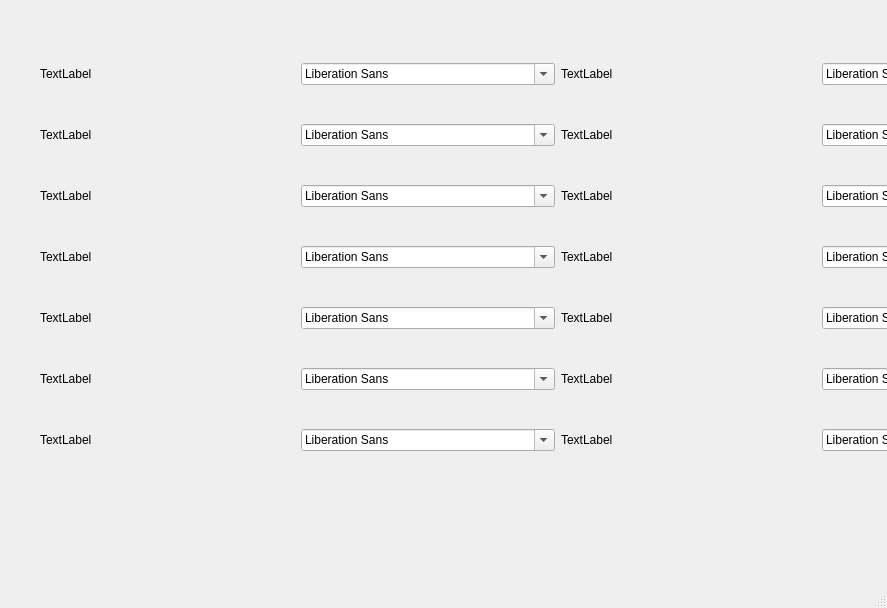
<?xml version="1.0" encoding="UTF-8"?>
<ui version="4.0">
 <class>Dialog</class>
 <widget class="QDialog" name="Dialog">
  <property name="geometry">
   <rect>
    <x>0</x>
    <y>0</y>
    <width>887</width>
    <height>608</height>
   </rect>
  </property>
  <property name="windowTitle">
   <string>Dialog</string>
  </property>
  <property name="sizeGripEnabled">
   <bool>true</bool>
  </property>
  <widget class="QWidget" name="gridLayoutWidget">
   <property name="geometry">
    <rect>
     <x>40</x>
     <y>30</y>
     <width>1297</width>
     <height>461</height>
    </rect>
   </property>
   <layout class="QGridLayout" name="gridLayout">
    <item row="5" column="1">
     <widget class="QFontComboBox" name="fontComboBox_4"/>
    </item>
    <item row="0" column="5">
     <widget class="QFontComboBox" name="fontComboBox_8"/>
    </item>
    <item row="6" column="1">
     <widget class="QFontComboBox" name="fontComboBox_3"/>
    </item>
    <item row="7" column="1">
     <widget class="QFontComboBox" name="fontComboBox_2"/>
    </item>
    <item row="7" column="2">
     <widget class="QLabel" name="label_14">
      <property name="text">
       <string>TextLabel</string>
      </property>
     </widget>
    </item>
    <item row="0" column="1">
     <widget class="QFontComboBox" name="fontComboBox"/>
    </item>
    <item row="6" column="2">
     <widget class="QLabel" name="label_13">
      <property name="text">
       <string>TextLabel</string>
      </property>
     </widget>
    </item>
    <item row="4" column="2">
     <widget class="QLabel" name="label_11">
      <property name="text">
       <string>TextLabel</string>
      </property>
     </widget>
    </item>
    <item row="5" column="2">
     <widget class="QLabel" name="label_12">
      <property name="text">
       <string>TextLabel</string>
      </property>
     </widget>
    </item>
    <item row="3" column="2">
     <widget class="QLabel" name="label_10">
      <property name="text">
       <string>TextLabel</string>
      </property>
     </widget>
    </item>
    <item row="2" column="2">
     <widget class="QLabel" name="label_9">
      <property name="text">
       <string>TextLabel</string>
      </property>
     </widget>
    </item>
    <item row="6" column="0">
     <widget class="QLabel" name="label_6">
      <property name="text">
       <string>TextLabel</string>
      </property>
     </widget>
    </item>
    <item row="0" column="2">
     <widget class="QLabel" name="label_8">
      <property name="text">
       <string>TextLabel</string>
      </property>
     </widget>
    </item>
    <item row="7" column="0">
     <widget class="QLabel" name="label_7">
      <property name="text">
       <string>TextLabel</string>
      </property>
     </widget>
    </item>
    <item row="0" column="0">
     <widget class="QLabel" name="label_2">
      <property name="text">
       <string>TextLabel</string>
      </property>
     </widget>
    </item>
    <item row="4" column="1">
     <widget class="QFontComboBox" name="fontComboBox_5"/>
    </item>
    <item row="4" column="0">
     <widget class="QLabel" name="label_4">
      <property name="text">
       <string>TextLabel</string>
      </property>
     </widget>
    </item>
    <item row="2" column="0">
     <widget class="QLabel" name="label">
      <property name="text">
       <string>TextLabel</string>
      </property>
     </widget>
    </item>
    <item row="3" column="1">
     <widget class="QFontComboBox" name="fontComboBox_7"/>
    </item>
    <item row="3" column="0">
     <widget class="QLabel" name="label_3">
      <property name="text">
       <string>TextLabel</string>
      </property>
     </widget>
    </item>
    <item row="2" column="1">
     <widget class="QFontComboBox" name="fontComboBox_6">
      <property name="autoFillBackground">
       <bool>false</bool>
      </property>
     </widget>
    </item>
    <item row="5" column="0">
     <widget class="QLabel" name="label_5">
      <property name="text">
       <string>TextLabel</string>
      </property>
     </widget>
    </item>
    <item row="7" column="3">
     <widget class="QFontComboBox" name="fontComboBox_15"/>
    </item>
    <item row="6" column="3">
     <widget class="QFontComboBox" name="fontComboBox_14"/>
    </item>
    <item row="5" column="3">
     <widget class="QFontComboBox" name="fontComboBox_13"/>
    </item>
    <item row="4" column="3">
     <widget class="QFontComboBox" name="fontComboBox_12"/>
    </item>
    <item row="3" column="3">
     <widget class="QFontComboBox" name="fontComboBox_11"/>
    </item>
    <item row="2" column="3">
     <widget class="QFontComboBox" name="fontComboBox_10"/>
    </item>
    <item row="0" column="3">
     <widget class="QFontComboBox" name="fontComboBox_9"/>
    </item>
   </layout>
  </widget>
 </widget>
 <resources/>
 <connections/>
</ui>
